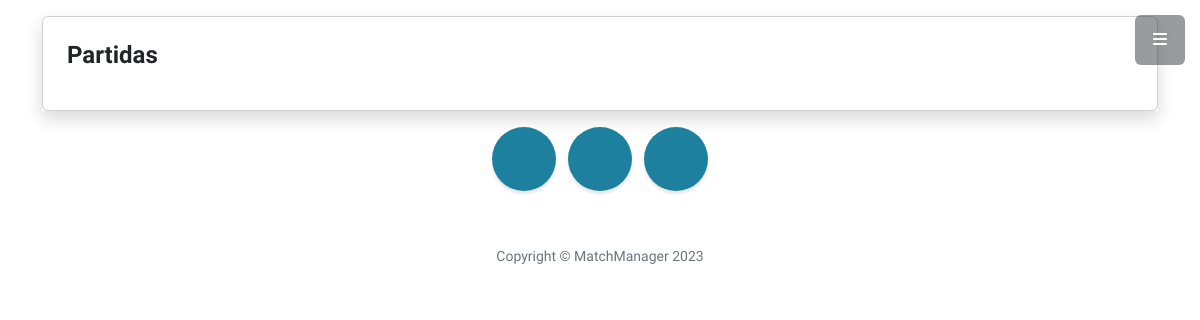
The page /partidas/listar/ on the database as committed earlier.
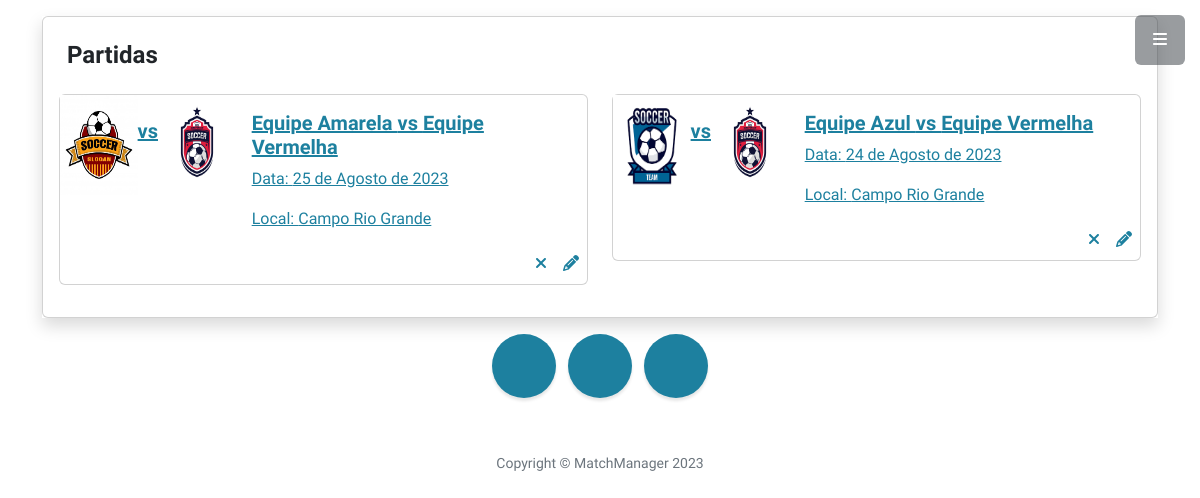
The same page on the database as committed later.
### Partida/models.py (models this page shows)
class Partida(models.Model):
    nome = models.CharField(verbose_name='Nome da Partida', max_length= 100, null= True)
    data = models.DateField(verbose_name= 'Data', null=True, blank=True)
    horario = models.TimeField(verbose_name= 'Horario', null=True, blank=True )
    local = models.CharField(verbose_name= 'Local', max_length=30)
    resultado = models.CharField(verbose_name= 'Resultado', max_length=25,null= True)
    placar = models.IntegerField(verbose_name= 'Placar')
    Campeonato = models.ForeignKey('Campeonato.Campeonato', on_delete= models.CASCADE)
    Equipe1 = models.ForeignKey('Equipe.Equipe', on_delete= models.CASCADE, related_name="PrimeiraEquipe")
    Equipe2 = models.ForeignKey('Equipe.Equipe', on_delete= models.CASCADE, related_name="SegundaEquipe")

### Equipe/models.py (models this page shows, shortened)
class Equipe(models.Model):
    nome = models.CharField(max_length=200, verbose_name= 'Nome', null= True )
    participantes = models.CharField(max_length=200, verbose_name= 'Participantes', null= True )
    Campeonato = models.ForeignKey('Campeonato.Campeonato', on_delete= models.CASCADE, null= True)
    escudo = models.ImageField(upload_to='escudos/', null= True)

### Partida/views.py (the view)
# urls.py: path('listar/', views.lista_partidas, name='listarpart'),
def lista_partidas(request):
    partidas = Partida.objects.all()
    return render(request, 'partidas/lista_partidas.html', {'partidas': partidas})

### Templates/partidas/lista_partidas.html (shortened to what this page needs)
{% extends '_base.html' %}
{% load static %}
{% block content %}
<div class="mx-auto">
    <div class="col-lg-12 shadow mt-3">
        <div class="card">
            <div class="card-body">
                <div class="card-title">
                    <div class="d-flex flex-row">
                        <h4 class="p-2 col-lg-4">Partidas</h4>
                        <div class="p-2 col-lg-8 d-grid gap-2 d-md-flex justify-content-md-end">
                        </div>
                    </div>
                </div>
                <div class="row">
                    {% for partida in partidas %}
                    <div class="col-md-6">
                        <div class="card mb-3">
                            <a href="/partidas/{{ partida.id }}/">
                                <div class="row g-0">
                                    <div class="col-md-4">
                                        <div class="d-flex justify-content-between">
                                            <div class="d-flex align-items-center">
                                                {% if partida.Equipe1.escudo %}
                                                <img src="{{ partida.Equipe1.escudo.url }}" alt="{{ partida.Equipe1.nome }}" class="img-fluid" style="width: 100px; height: 100px;">
                                                {% else %}
                                                <img src="{% static 'caminho/para/imagem/default.jpg' %}" alt="Escudo Padrão" class="img-fluid" style="width: 100px; height: 100px;">
                                                {% endif %}
                                            </div>
                                            <h5 class="mt-4">vs</h5>
                                            <div class="d-flex align-items-center">
                                                {% if partida.Equipe2.escudo %}
                                                <img src="{{ partida.Equipe2.escudo.url }}" alt="{{ partida.Equipe2.nome }}" class="img-fluid" style="width: 100px; height: 100px;">
                                                {% else %}
                                                <img src="{% static 'caminho/para/imagem/default.jpg' %}" alt="Escudo Padrão" class="img-fluid" style="width: 100px; height: 100px;">
                                                {% endif %}
                                            </div>
                                        </div>
                                    </div>
                                    <div class="col-md-8">
                                        <div class="card-body">
                                            <h5 class="card-title">{{ partida.Equipe1.nome }} vs {{ partida.Equipe2.nome }}</h5>
                                            <p class="card-text">Data: {{ partida.data }}</p>
                                            <p class="card-text">Local: {{ partida.local }}</p>
                                        </div>
                                    </div>
                                </div>
                            </a>
                            <div class="d-flex justify-content-end">
                                <a href="/partidas/excluir/{{ partida.id }}/" data-toggle="tooltip" data-placement="top" title="Excluir"><i class="fa fa-close color-danger m-2"></i></a>
                                <a href="/partidas/editar/{{ partida.id }}/" data-toggle="tooltip" data-placement="top" title="Editar"><i class="fa fa-pencil color-muted m-r-5 m-2"></i> </a>
                            </div>
                        </div>
                    </div>
                    {% endfor %}
                </div>
            </div>
        </div>
    </div>
</div>
{% endblock %}

### Templates/_base.html (shortened to what this page needs)
<!DOCTYPE html>
{% load static %}
<html lang="en">
    <head>
        <link href="https://cdnjs.cloudflare.com/ajax/libs/simple-line-icons/2.5.5/css/simple-line-icons.min.css" rel="stylesheet" />
        <link href="{% static '/css/styles.css'%}" rel="stylesheet" />
    </head>
    <body id="page-top">
        {% include '_navbar.html' %}
        <div class="content">
            <div class="container">
        {% block content %}
        {% endblock %}
        </div>
    </div>
        {% include '_footer.html' %}
    </body>
</html>

### Templates/_navbar.html (shortened to what this page needs)
{% load static %}
<a class="menu-toggle rounded" href="#"><i class="fas fa-bars"></i></a>

### Templates/_footer.html (shortened to what this page needs)
<footer class="footer text-center mt-auto py-3 bg-body-tertiary">
    <div class="container px-4 px-lg-5">
        <ul class="list-inline mb-5">
            <li class="list-inline-item">
                <a class="social-link rounded-circle text-white mr-3" href="#!"></a>
            </li>
            <li class="list-inline-item">
                <a class="social-link rounded-circle text-white mr-3" href="#!"></a>
            </li>
            <li class="list-inline-item">
                <a class="social-link rounded-circle text-white" href="#!"></a>
            </li>
        </ul>
        <p class="text-muted small mb-0">Copyright &copy; MatchManager 2023</p>
    </div>
</footer>

Rows that differ between the two databases and show on the page:
added Partida: Equipe1.escudo (picture), Equipe2.escudo (picture), Equipe1.nome "Equipe Amarela", Equipe2.nome "Equipe Vermelha", data "25 de Agosto de 2023", local "Campo Rio Grande"
added Partida: Equipe1.escudo (picture), Equipe2.escudo (picture), Equipe1.nome "Equipe Azul", Equipe2.nome "Equipe Vermelha", data "24 de Agosto de 2023", local "Campo Rio Grande"
